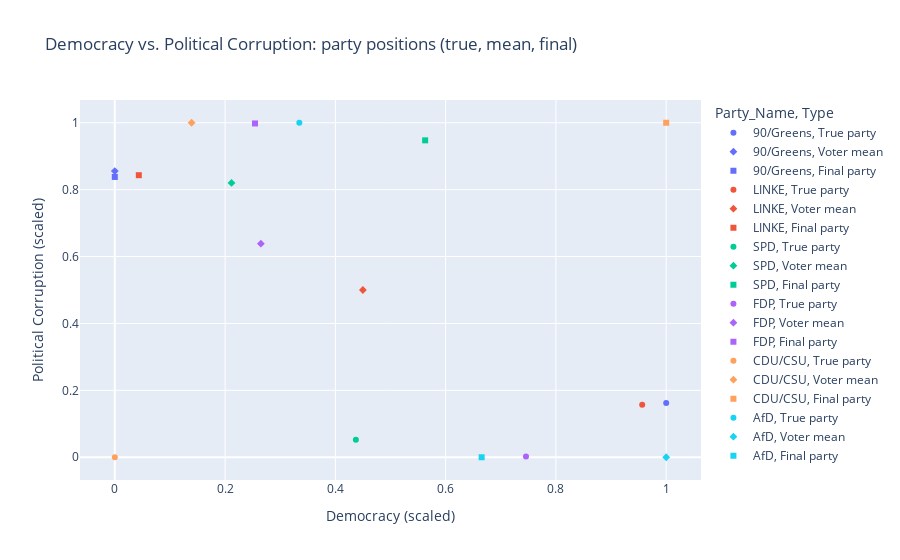

The notebook cell this image was saved under:
### Code cell
# — your x‐ and y‐axes —
x_var = 'Democracy'
y_var = 'Political Corruption'

# 1) Extract each party‐level DataFrame and normalize column names to x,y
true_df = (
    party_scaled
    [[ 'Party_Name',
       f'{x_var} Scaled',
       f'{y_var} Scaled' ]]
    .rename(columns={
        f'{x_var} Scaled':'x',
        f'{y_var} Scaled':'y'
    })
    .assign(Type='True party')
)

mean_df = (
    party_scaled
    [[ 'Party_Name',
       f'{x_var} Mean Scaled',
       f'{y_var} Mean Scaled' ]]
    .rename(columns={
        f'{x_var} Mean Scaled':'x',
        f'{y_var} Mean Scaled':'y'
    })
    .assign(Type='Voter mean')
)

iso_df = (
    party_scaled
    [[ 'Party_Name',
       f'{x_var}_voter_lin Scaled', 
       f'{y_var}_voter_lin Scaled' ]]
    .rename(columns={
        f'{x_var}_voter_lin Scaled':'x',
        f'{y_var}_voter_lin Scaled':'y'
    })
    .assign(Type='Final party')
)

# 2) Stack them
plot_df = pd.concat([true_df, mean_df, iso_df], ignore_index=True)

# 3) Scatter
fig = px.scatter(
    plot_df,
    x='x', y='y',
    color='Party_Name',
    symbol='Type',
    title=f'{x_var} vs. {y_var}: party positions (true, mean, final)',
    labels={'x':f'{x_var} (scaled)', 'y':f'{y_var} (scaled)'}
)

# 4) Tweak marker sizes
fig.update_traces(
    selector=dict(Type='True party'),
    marker=dict(size=12, symbol='circle-open')
)
fig.update_traces(
    selector=dict(Type='Voter mean'),
    marker=dict(size=16, symbol='x', line=dict(width=3))
)
fig.update_traces(
    selector=dict(Type='Final party'),
    marker=dict(size=12, symbol='diamond')
)

fig.show()

### Figure 1 — Plotly figure (JSON) as saved in the notebook; plotly's stock layout.template omitted (floating-point values rounded to 4 significant figures)
{"data": [{"hovertemplate": "Party_Name=90/Greens<br>Type=True party<br>Democracy (scaled)=%{x}<br>Political Corruption (scaled)=%{y}<extra></extra>", "legendgroup": "90/Greens, True party", "marker": {"color": "#636efa", "symbol": "circle"}, "mode": "markers", "name": "90/Greens, True party", "orientation": "v", "showlegend": true, "type": "scatter", "x": [1], "xaxis": "x", "y": [0.162], "yaxis": "y"}, {"hovertemplate": "Party_Name=90/Greens<br>Type=Voter mean<br>Democracy (scaled)=%{x}<br>Political Corruption (scaled)=%{y}<extra></extra>", "legendgroup": "90/Greens, Voter mean", "marker": {"color": "#636efa", "symbol": "diamond"}, "mode": "markers", "name": "90/Greens, Voter mean", "orientation": "v", "showlegend": true, "type": "scatter", "x": [0], "xaxis": "x", "y": [0.8556], "yaxis": "y"}, {"hovertemplate": "Party_Name=90/Greens<br>Type=Final party<br>Democracy (scaled)=%{x}<br>Political Corruption (scaled)=%{y}<extra></extra>", "legendgroup": "90/Greens, Final party", "marker": {"color": "#636efa", "symbol": "square"}, "mode": "markers", "name": "90/Greens, Final party", "orientation": "v", "showlegend": true, "type": "scatter", "x": [0], "xaxis": "x", "y": [0.838], "yaxis": "y"}, {"hovertemplate": "Party_Name=LINKE<br>Type=True party<br>Democracy (scaled)=%{x}<br>Political Corruption (scaled)=%{y}<extra></extra>", "legendgroup": "LINKE, True party", "marker": {"color": "#EF553B", "symbol": "circle"}, "mode": "markers", "name": "LINKE, True party", "orientation": "v", "showlegend": true, "type": "scatter", "x": [0.9564], "xaxis": "x", "y": [0.1568], "yaxis": "y"}, {"hovertemplate": "Party_Name=LINKE<br>Type=Voter mean<br>Democracy (scaled)=%{x}<br>Political Corruption (scaled)=%{y}<extra></extra>", "legendgroup": "LINKE, Voter mean", "marker": {"color": "#EF553B", "symbol": "diamond"}, "mode": "markers", "name": "LINKE, Voter mean", "orientation": "v", "showlegend": true, "type": "scatter", "x": [0.4499], "xaxis": "x", "y": [0.5], "yaxis": "y"}, {"hovertemplate": "Party_Name=LINKE<br>Type=Final party<br>Democracy (scaled)=%{x}<br>Political Corruption (scaled)=%{y}<extra></extra>", "legendgroup": "LINKE, Final party", "marker": {"color": "#EF553B", "symbol": "square"}, "mode": "markers", "name": "LINKE, Final party", "orientation": "v", "showlegend": true, "type": "scatter", "x": [0.04355], "xaxis": "x", "y": [0.8432], "yaxis": "y"}, {"hovertemplate": "Party_Name=SPD<br>Type=True party<br>Democracy (scaled)=%{x}<br>Political Corruption (scaled)=%{y}<extra></extra>", "legendgroup": "SPD, True party", "marker": {"color": "#00cc96", "symbol": "circle"}, "mode": "markers", "name": "SPD, True party", "orientation": "v", "showlegend": true, "type": "scatter", "x": [0.4372], "xaxis": "x", "y": [0.05262], "yaxis": "y"}, {"hovertemplate": "Party_Name=SPD<br>Type=Voter mean<br>Democracy (scaled)=%{x}<br>Political Corruption (scaled)=%{y}<extra></extra>", "legendgroup": "SPD, Voter mean", "marker": {"color": "#00cc96", "symbol": "diamond"}, "mode": "markers", "name": "SPD, Voter mean", "orientation": "v", "showlegend": true, "type": "scatter", "x": [0.2117], "xaxis": "x", "y": [0.82], "yaxis": "y"}, {"hovertemplate": "Party_Name=SPD<br>Type=Final party<br>Democracy (scaled)=%{x}<br>Political Corruption (scaled)=%{y}<extra></extra>", "legendgroup": "SPD, Final party", "marker": {"color": "#00cc96", "symbol": "square"}, "mode": "markers", "name": "SPD, Final party", "orientation": "v", "showlegend": true, "type": "scatter", "x": [0.5628], "xaxis": "x", "y": [0.9474], "yaxis": "y"}, {"hovertemplate": "Party_Name=FDP<br>Type=True party<br>Democracy (scaled)=%{x}<br>Political Corruption (scaled)=%{y}<extra></extra>", "legendgroup": "FDP, True party", "marker": {"color": "#ab63fa", "symbol": "circle"}, "mode": "markers", "name": "FDP, True party", "orientation": "v", "showlegend": true, "type": "scatter", "x": [0.7457], "xaxis": "x", "y": [0.002084], "yaxis": "y"}, {"hovertemplate": "Party_Name=FDP<br>Type=Voter mean<br>Democracy (scaled)=%{x}<br>Political Corruption (scaled)=%{y}<extra></extra>", "legendgroup": "FDP, Voter mean", "marker": {"color": "#ab63fa", "symbol": "diamond"}, "mode": "markers", "name": "FDP, Voter mean", "orientation": "v", "showlegend": true, "type": "scatter", "x": [0.2649], "xaxis": "x", "y": [0.6385], "yaxis": "y"}, {"hovertemplate": "Party_Name=FDP<br>Type=Final party<br>Democracy (scaled)=%{x}<br>Political Corruption (scaled)=%{y}<extra></extra>", "legendgroup": "FDP, Final party", "marker": {"color": "#ab63fa", "symbol": "square"}, "mode": "markers", "name": "FDP, Final party", "orientation": "v", "showlegend": true, "type": "scatter", "x": [0.2543], "xaxis": "x", "y": [0.9979], "yaxis": "y"}, {"hovertemplate": "Party_Name=CDU/CSU<br>Type=True party<br>Democracy (scaled)=%{x}<br>Political Corruption (scaled)=%{y}<extra></extra>", "legendgroup": "CDU/CSU, True party", "marker": {"color": "#FFA15A", "symbol": "circle"}, "mode": "markers", "name": "CDU/CSU, True party", "orientation": "v", "showlegend": true, "type": "scatter", "x": [0], "xaxis": "x", "y": [0], "yaxis": "y"}, {"hovertemplate": "Party_Name=CDU/CSU<br>Type=Voter mean<br>Democracy (scaled)=%{x}<br>Political Corruption (scaled)=%{y}<extra></extra>", "legendgroup": "CDU/CSU, Voter mean", "marker": {"color": "#FFA15A", "symbol": "diamond"}, "mode": "markers", "name": "CDU/CSU, Voter mean", "orientation": "v", "showlegend": true, "type": "scatter", "x": [0.1393], "xaxis": "x", "y": [1], "yaxis": "y"}, {"hovertemplate": "Party_Name=CDU/CSU<br>Type=Final party<br>Democracy (scaled)=%{x}<br>Political Corruption (scaled)=%{y}<extra></extra>", "legendgroup": "CDU/CSU, Final party", "marker": {"color": "#FFA15A", "symbol": "square"}, "mode": "markers", "name": "CDU/CSU, Final party", "orientation": "v", "showlegend": true, "type": "scatter", "x": [1], "xaxis": "x", "y": [1.0], "yaxis": "y"}, {"hovertemplate": "Party_Name=AfD<br>Type=True party<br>Democracy (scaled)=%{x}<br>Political Corruption (scaled)=%{y}<extra></extra>", "legendgroup": "AfD, True party", "marker": {"color": "#19d3f3", "symbol": "circle"}, "mode": "markers", "name": "AfD, True party", "orientation": "v", "showlegend": true, "type": "scatter", "x": [0.3347], "xaxis": "x", "y": [1.0], "yaxis": "y"}, {"hovertemplate": "Party_Name=AfD<br>Type=Voter mean<br>Democracy (scaled)=%{x}<br>Political Corruption (scaled)=%{y}<extra></extra>", "legendgroup": "AfD, Voter mean", "marker": {"color": "#19d3f3", "symbol": "diamond"}, "mode": "markers", "name": "AfD, Voter mean", "orientation": "v", "showlegend": true, "type": "scatter", "x": [1], "xaxis": "x", "y": [0], "yaxis": "y"}, {"hovertemplate": "Party_Name=AfD<br>Type=Final party<br>Democracy (scaled)=%{x}<br>Political Corruption (scaled)=%{y}<extra></extra>", "legendgroup": "AfD, Final party", "marker": {"color": "#19d3f3", "symbol": "square"}, "mode": "markers", "name": "AfD, Final party", "orientation": "v", "showlegend": true, "type": "scatter", "x": [0.6653], "xaxis": "x", "y": [0], "yaxis": "y"}], "layout": {"legend": {"title": {"text": "Party_Name, Type"}, "tracegroupgap": 0}, "title": {"text": "Democracy vs. Political Corruption: party positions (true, mean, final)"}, "xaxis": {"anchor": "y", "domain": [0, 1], "title": {"text": "Democracy (scaled)"}}, "yaxis": {"anchor": "x", "domain": [0, 1], "title": {"text": "Political Corruption (scaled)"}}}}
